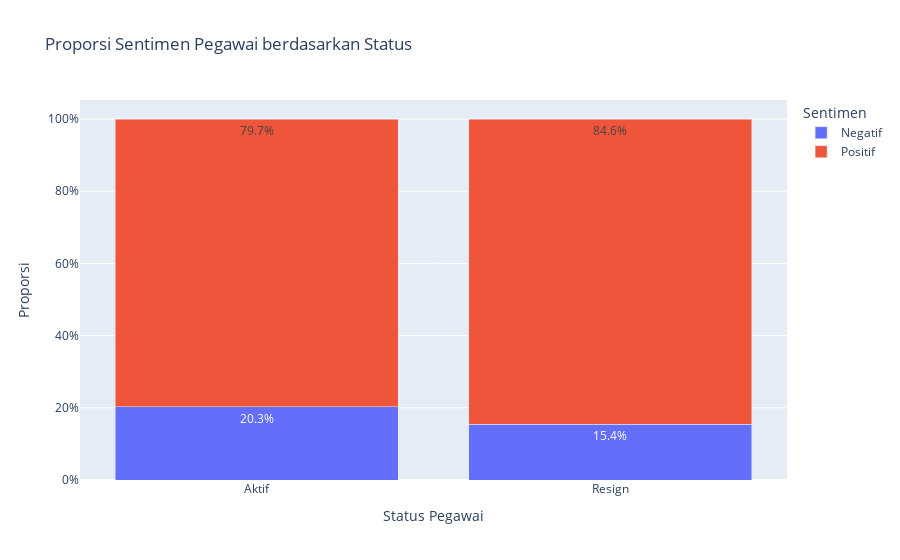

Here is the notebook cell this chart was saved with:
### Code cell
import plotly.express as px
total_perstatus = sentimen_status.groupby('Status')['Jumlah'].transform('sum')

sentimen_status['Proporsi'] = sentimen_status['Jumlah'] / total_perstatus

fig = px.bar(sentimen_status,
             x='Status',
             y='Proporsi',
             color='Sentimen',
             barmode='stack',
             title='Proporsi Sentimen Pegawai berdasarkan Status',
             text=sentimen_status['Proporsi'].apply(lambda x: f'{x:.1%}'))

fig.update_layout(
  yaxis_title='Proporsi',
  yaxis_tickformat='.0%',
  xaxis_title='Status Pegawai'
)

### Figure 1 — Plotly figure (JSON) as saved in the notebook; plotly's stock layout.template omitted (floating-point values rounded to 4 significant figures)
{"data": [{"hovertemplate": "Sentimen=Negatif<br>Status=%{x}<br>Proporsi=%{y}<br>text=%{text}<extra></extra>", "legendgroup": "Negatif", "marker": {"color": "#636efa", "pattern": {"shape": ""}}, "name": "Negatif", "orientation": "v", "showlegend": true, "text": ["20.3%", "15.4%"], "textposition": "auto", "type": "bar", "x": ["Aktif", "Resign"], "xaxis": "x", "y": [0.2027, 0.1538], "yaxis": "y"}, {"hovertemplate": "Sentimen=Positif<br>Status=%{x}<br>Proporsi=%{y}<br>text=%{text}<extra></extra>", "legendgroup": "Positif", "marker": {"color": "#EF553B", "pattern": {"shape": ""}}, "name": "Positif", "orientation": "v", "showlegend": true, "text": ["79.7%", "84.6%"], "textposition": "auto", "type": "bar", "x": ["Aktif", "Resign"], "xaxis": "x", "y": [0.7973, 0.8462], "yaxis": "y"}], "layout": {"barmode": "stack", "legend": {"title": {"text": "Sentimen"}, "tracegroupgap": 0}, "title": {"text": "Proporsi Sentimen Pegawai berdasarkan Status"}, "xaxis": {"anchor": "y", "domain": [0, 1], "title": {"text": "Status Pegawai"}}, "yaxis": {"anchor": "x", "domain": [0, 1], "tickformat": ".0%", "title": {"text": "Proporsi"}}}}
